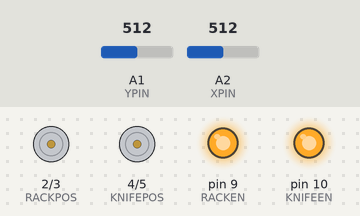
Recording of a sketch running on a simulated Arduino Uno, built with avr-gcc and run on an emulated ATmega328P. On the bench: motor-driver pin pairs drawn as motors (green arrow = first pin HIGH = forward, orange = second pin HIGH = backward, longer = more drive), output pins drawn as LEDs (lit = HIGH). Inputs (shaded band) come from the test bench; at power-on: A1 (YPIN) = 512, A2 (XPIN) = 512. What the sketch prints to the serial monitor is not drawn.

Above: at 1.2 s.
1.3 s: A1 (YPIN) set to 319
2.8 s: A1 (YPIN) set to 294
At 4.0 s:
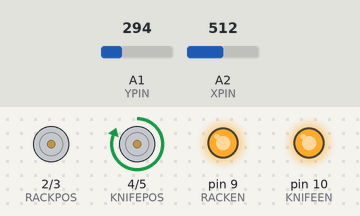
4.3 s: A2 (XPIN) set to 321
5.8 s: A2 (XPIN) set to 296
At 6.7 s:
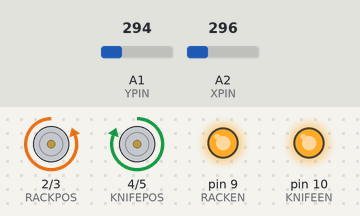
7.3 s: A2 (XPIN) set to 1023
At 7.8 s:
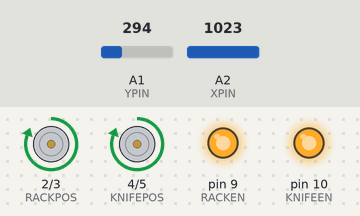
8.8 s: A1 (YPIN) set to 1023
At 10.1 s:
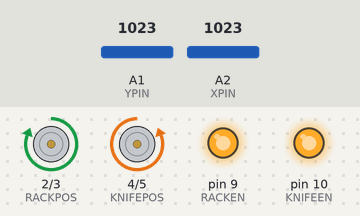
Timing chart, 0 to 11.3 s (numbered marks = the images above; inputs shaded):
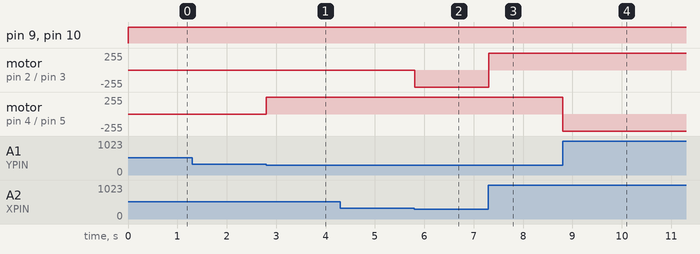

The sketch:

CuttingMechanism1Arduino.ino
```cpp
#define RACKPOS 2
#define RACKNEG 3
#define RACKEN 9

#define KNIFEPOS 4
#define KNIFENEG 5
#define KNIFEEN 10

#define XPIN A2
#define YPIN A1

int xValue;
int yValue;

int tol = 3;

void setup() {
  Serial.begin(9600);

  pinMode(RACKPOS, OUTPUT);
  pinMode(RACKNEG, OUTPUT);

  pinMode(KNIFEPOS, OUTPUT);
  pinMode(KNIFENEG, OUTPUT);
}

void loop() {
  xValue = map(analogRead(XPIN), 0, 1024, -5, 5);
  yValue = map(analogRead(YPIN), 0, 1024, 5, -5);

  analogWrite(RACKEN, 255);
  analogWrite(KNIFEEN, 270);

  if (xValue >= tol) {
    digitalWrite(RACKPOS, HIGH);
    digitalWrite(RACKNEG, LOW);
    Serial.println(xValue);
  } else if (xValue <= -tol) {
    digitalWrite(RACKPOS, LOW);
    digitalWrite(RACKNEG, HIGH);
    Serial.println(xValue);
  } else {
    digitalWrite(RACKPOS, LOW);
    digitalWrite(RACKNEG, LOW);
  }

  if (yValue >= tol) {
    digitalWrite(KNIFEPOS, HIGH);
    digitalWrite(KNIFENEG, LOW);
    Serial.println(yValue);
  } else if (yValue <= -tol) {
    digitalWrite(KNIFEPOS, LOW);
    digitalWrite(KNIFENEG, HIGH);
    Serial.println(yValue);
  } else {
    digitalWrite(KNIFEPOS, LOW);
    digitalWrite(KNIFENEG, LOW);
  }

}
```

Measured:
- the behaviour switches between 308 and 307 on A1 (YPIN) (found by bisection; images 0 and 1)
- the behaviour switches between 308 and 307 on A2 (XPIN) (found by bisection; images 1 and 2)
- after the input at 2.8 s, motor on pin 4 (KNIFEPOS) / pin 5 (KNIFENEG): stopped → forward 255/255 at once
- after the input at 5.8 s, motor on pin 2 (RACKPOS) / pin 3 (RACKNEG): stopped → backward 255/255 at once
- after the input at 7.3 s, motor on pin 2 (RACKPOS) / pin 3 (RACKNEG): backward 255/255 → forward 255/255 at once
- after the input at 8.8 s, motor on pin 4 (KNIFEPOS) / pin 5 (KNIFENEG): forward 255/255 → backward 255/255 at once
